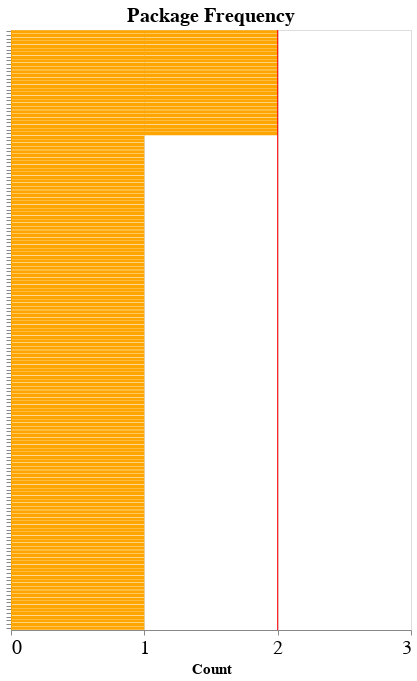

Write notebook code for a chart like this one.
### Code cell
# Filter data
chart_data = df_sbom_data_packages[(df_sbom_data_packages.target == 'time') & (df_sbom_data_packages.type_y == 'container')]
chart_data_grouped = chart_data.groupby(['package_names']).count().reset_index().sort_values('package_names').sort_values('bom', ascending=False)
# Plot data
pm1 = alt.Chart(chart_data_grouped, title='Package Frequency').mark_bar(color='orange').encode(
    x = alt.X('bom', title='Count', axis=alt.Axis(tickMinStep=1), scale=alt.Scale(domain=(0,len(chart_data.producer.unique())+1))),
    y = alt.Y('package_names', sort='-x', title=None, axis=alt.Axis(labels=False))
)
rule = alt.Chart(chart_data.drop_duplicates(subset=['producer'])).mark_rule(color='red').encode(
    x=('count(producer)')
)
(pm1+rule).properties(height=600,width=400).configure_axis(
    labelFontSize=20,
    titleFontSize=15
).configure_title(fontSize=20)

### Figure 1 — Vega-Lite specification as saved in the notebook (floating-point values rounded to 4 significant figures; data arrays with more than 128 entries replaced by an {"elided": "..."} marker saying what was removed)
{"config": {"view": {"continuousWidth": 400, "continuousHeight": 300}, "axis": {"labelFontSize": 20, "titleFontSize": 15}, "title": {"fontSize": 20}}, "layer": [{"data": {"name": "data-e13d365475de3a377ab7f8036347bd67"}, "mark": {"type": "bar", "color": "orange"}, "encoding": {"x": {"type": "quantitative", "axis": {"tickMinStep": 1}, "field": "bom", "scale": {"domain": [0, 3]}, "title": "Count"}, "y": {"type": "nominal", "axis": {"labels": false}, "field": "package_names", "sort": "-x", "title": null}}, "title": "Package Frequency"}, {"data": {"name": "data-df828231903754203ff76ee72eafcee0"}, "mark": {"type": "rule", "color": "red"}, "encoding": {"x": {"type": "nominal", "aggregate": "count", "field": "producer"}}}], "height": 600, "width": 400, "$schema": "https://vega.github.io/schema/vega-lite/v4.8.1.json", "datasets": {"data-e13d365475de3a377ab7f8036347bd67": {"elided": "165 records"}, "data-df828231903754203ff76ee72eafcee0": [{"bom": "inputs-docfest/Cisco/Time-19-1629840079506.spdx.json", "files": 0, "files_with_hashes": null, "got_final_product": true, "package_names": "libfdisk", "packages": 76, "packages_with_hashes": 0, "packages_with_ids": 76, "packages_with_names": 76, "packages_with_suppliers": 76, "relationships": 76, "sbom_author": "Organization: Cisco", "sbom_created": "2021-08-24T21:08:19Z", "sbom_target": "Time-1.9", "supplier_names": ["Organization: Debian International", "Organization: null", "Organization: debian", "Organization: time_project", "Organization: alioth.debian.org", "Organization: www.kernel.org", "Organization: photon"], "type_x": "SpdxJsonSbom", "file": "inputs-docfest/Cisco/Time-19-1629840079506.spdx.json", "format": "json", "gzipped": false, "standard": "spdx", "version": "SPDX-2.2", "zipfile": false, "target": "time", "producer": "Cisco", "sbom": "Cisco/Time-19-1629840079506.spdx.json", "type_y": "container"}, {"bom": "inputs-docfest/Tern/time/spdx_json/tern-time-scancode-spdx.json", "files": 8510, "files_with_hashes": 8510.0, "got_final_product": true, "package_names": "libuuid1", "packages": 125, "packages_with_hashes": 0, "packages_with_ids": 125, "packages_with_names": 125, "packages_with_suppliers": 0, "relationships": 128, "sbom_author": null, "sbom_created": "2021-09-01T17:59:15Z", "sbom_target": "Tern report for auomatingcompliancetooling/spdxdocfest", "supplier_names": [], "type_x": "SpdxJsonSbom", "file": "inputs-docfest/Tern/time/spdx_json/tern-time-scancode-spdx.json", "format": "json", "gzipped": false, "standard": "spdx", "version": "SPDX-2.2", "zipfile": false, "target": "time", "producer": "Tern", "sbom": "Tern/time/spdx_json/tern-time-scancode-spdx.json", "type_y": "container"}]}}
